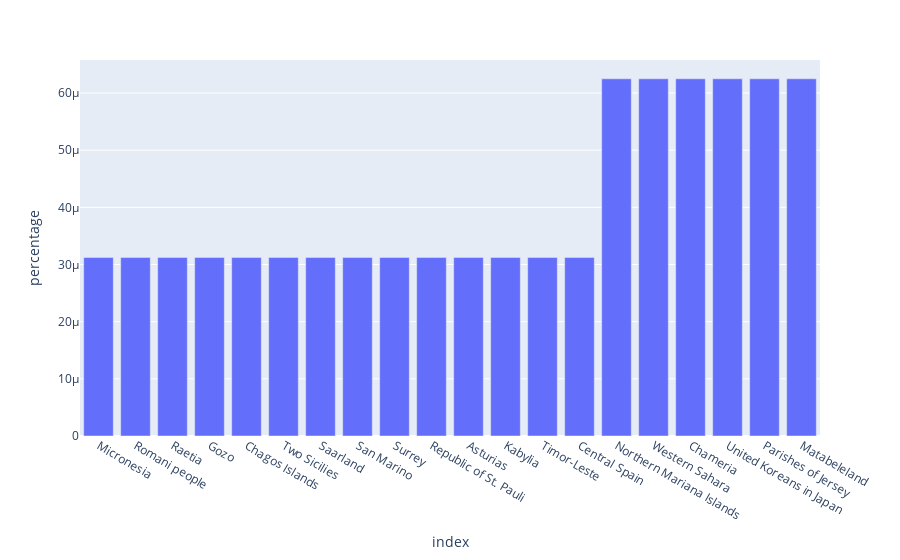

Notebook code cell kept with this figure:
### Code cell
fig = px.bar(reverse_wins, x=reverse_wins.index, y='percentage')
fig.show()

### Figure 1 — Plotly figure (JSON) as saved in the notebook; plotly's stock layout.template omitted (floating-point values rounded to 4 significant figures)
{"data": [{"alignmentgroup": "True", "hovertemplate": "index=%{x}<br>percentage=%{y}<extra></extra>", "legendgroup": "", "marker": {"color": "#636efa", "pattern": {"shape": ""}}, "name": "", "offsetgroup": "", "orientation": "v", "showlegend": false, "textposition": "auto", "type": "bar", "x": ["Micronesia", "Romani people", "Raetia", "Gozo", "Chagos Islands", "Two Sicilies", "Saarland", "San Marino", "Surrey", "Republic of St. Pauli", "Asturias", "Kabylia", "Timor-Leste", "Central Spain", "Northern Mariana Islands", "Western Sahara", "Chameria", "United Koreans in Japan", "Parishes of Jersey", "Matabeleland"], "xaxis": "x", "y": [3.124e-05, 3.124e-05, 3.124e-05, 3.124e-05, 3.124e-05, 3.124e-05, 3.124e-05, 3.124e-05, 3.124e-05, 3.124e-05, 3.124e-05, 3.124e-05, 3.124e-05, 3.124e-05, 6.248e-05, 6.248e-05, 6.248e-05, 6.248e-05, 6.248e-05, 6.248e-05], "yaxis": "y"}], "layout": {"barmode": "relative", "legend": {"tracegroupgap": 0}, "margin": {"t": 60}, "xaxis": {"anchor": "y", "domain": [0, 1], "title": {"text": "index"}}, "yaxis": {"anchor": "x", "domain": [0, 1], "title": {"text": "percentage"}}}}
